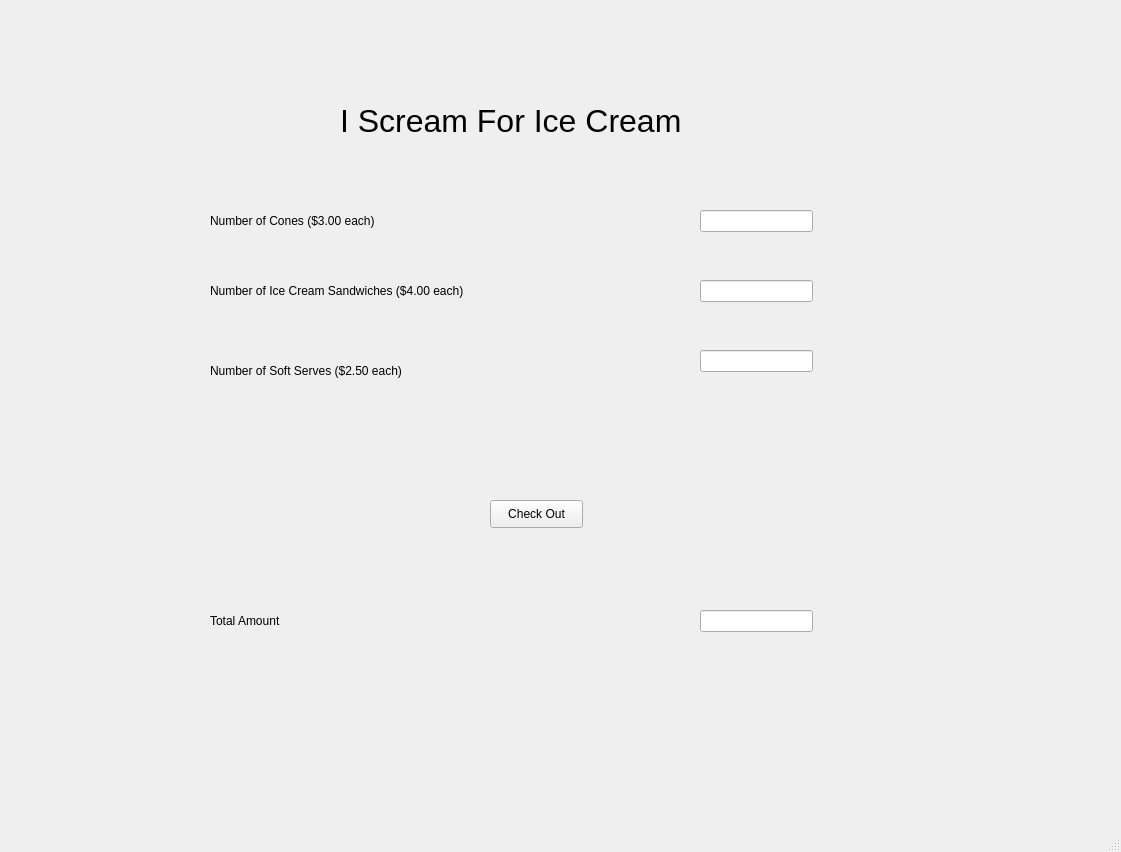
<?xml version="1.0" encoding="UTF-8"?>
<ui version="4.0">
 <class>IceCreamTruck</class>
 <widget class="QMainWindow" name="IceCreamTruck">
  <property name="geometry">
   <rect>
    <x>0</x>
    <y>0</y>
    <width>1121</width>
    <height>852</height>
   </rect>
  </property>
  <property name="windowTitle">
   <string>Ice Cream Truck</string>
  </property>
  <widget class="QWidget" name="centralwidget">
   <widget class="QLabel" name="lblTruckName">
    <property name="geometry">
     <rect>
      <x>340</x>
      <y>100</y>
      <width>421</width>
      <height>41</height>
     </rect>
    </property>
    <property name="font">
     <font>
      <family>Segoe UI</family>
      <pointsize>24</pointsize>
     </font>
    </property>
    <property name="text">
     <string>I Scream For Ice Cream</string>
    </property>
   </widget>
   <widget class="QLabel" name="lblNumberCones">
    <property name="geometry">
     <rect>
      <x>210</x>
      <y>200</y>
      <width>211</width>
      <height>41</height>
     </rect>
    </property>
    <property name="font">
     <font>
      <family>Segoe UI</family>
      <pointsize>9</pointsize>
     </font>
    </property>
    <property name="text">
     <string>Number of Cones ($3.00 each)</string>
    </property>
   </widget>
   <widget class="QLabel" name="lblNumberSandwiches">
    <property name="geometry">
     <rect>
      <x>210</x>
      <y>270</y>
      <width>311</width>
      <height>41</height>
     </rect>
    </property>
    <property name="font">
     <font>
      <family>Segoe UI</family>
      <pointsize>9</pointsize>
     </font>
    </property>
    <property name="text">
     <string>Number of Ice Cream Sandwiches ($4.00 each)</string>
    </property>
   </widget>
   <widget class="QLabel" name="lblNumberSoftServes">
    <property name="geometry">
     <rect>
      <x>210</x>
      <y>350</y>
      <width>251</width>
      <height>41</height>
     </rect>
    </property>
    <property name="font">
     <font>
      <family>Segoe UI</family>
      <pointsize>9</pointsize>
     </font>
    </property>
    <property name="text">
     <string>Number of Soft Serves ($2.50 each)</string>
    </property>
   </widget>
   <widget class="QLineEdit" name="txtNumberCones">
    <property name="geometry">
     <rect>
      <x>700</x>
      <y>210</y>
      <width>113</width>
      <height>22</height>
     </rect>
    </property>
    <property name="font">
     <font>
      <family>Segoe UI</family>
      <pointsize>9</pointsize>
     </font>
    </property>
   </widget>
   <widget class="QLineEdit" name="txtNumberSandwiches">
    <property name="geometry">
     <rect>
      <x>700</x>
      <y>280</y>
      <width>113</width>
      <height>22</height>
     </rect>
    </property>
    <property name="font">
     <font>
      <family>Segoe UI</family>
      <pointsize>9</pointsize>
     </font>
    </property>
   </widget>
   <widget class="QLineEdit" name="txtNumberSoftServes">
    <property name="geometry">
     <rect>
      <x>700</x>
      <y>350</y>
      <width>113</width>
      <height>22</height>
     </rect>
    </property>
    <property name="font">
     <font>
      <family>Segoe UI</family>
      <pointsize>9</pointsize>
     </font>
    </property>
   </widget>
   <widget class="QPushButton" name="btnCheckOut">
    <property name="geometry">
     <rect>
      <x>490</x>
      <y>500</y>
      <width>93</width>
      <height>28</height>
     </rect>
    </property>
    <property name="font">
     <font>
      <family>Segoe UI</family>
      <pointsize>9</pointsize>
     </font>
    </property>
    <property name="text">
     <string>Check Out</string>
    </property>
   </widget>
   <widget class="QLabel" name="lblTotalAmount">
    <property name="geometry">
     <rect>
      <x>210</x>
      <y>600</y>
      <width>211</width>
      <height>41</height>
     </rect>
    </property>
    <property name="font">
     <font>
      <family>Segoe UI</family>
      <pointsize>9</pointsize>
     </font>
    </property>
    <property name="text">
     <string>Total Amount</string>
    </property>
   </widget>
   <widget class="QLineEdit" name="txtTotalAmount">
    <property name="geometry">
     <rect>
      <x>700</x>
      <y>610</y>
      <width>113</width>
      <height>22</height>
     </rect>
    </property>
    <property name="font">
     <font>
      <family>Segoe UI</family>
      <pointsize>9</pointsize>
     </font>
    </property>
   </widget>
  </widget>
  <widget class="QMenuBar" name="menubar">
   <property name="geometry">
    <rect>
     <x>0</x>
     <y>0</y>
     <width>1121</width>
     <height>26</height>
    </rect>
   </property>
  </widget>
  <widget class="QStatusBar" name="statusbar"/>
 </widget>
 <resources/>
 <connections/>
</ui>
